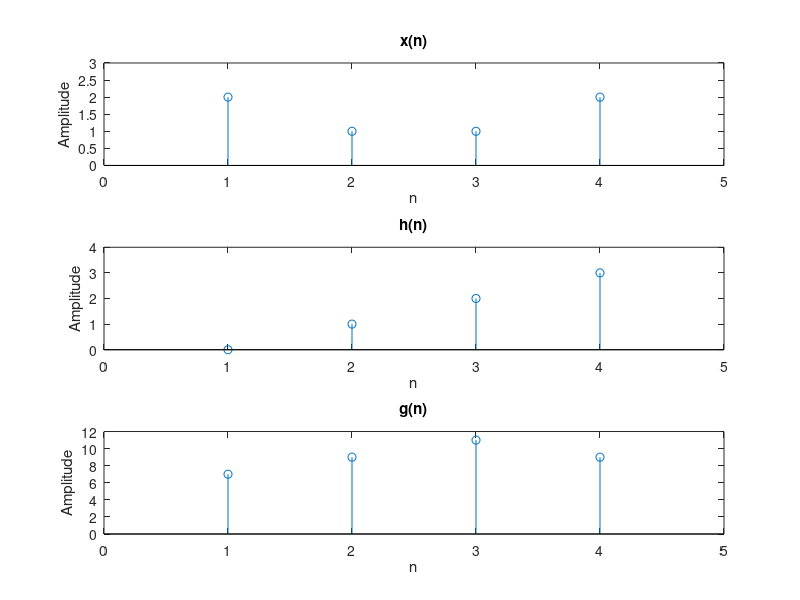

Source code (MATLAB):
N=4;
x=[2 1 1 2];
h=[0 1 2 3];
for m=1:N
    g(m)=0;
      for n=1:N
        k = m-n+1;
            if (k<=0)
                k = N+k;
            end
                g(m)=g(m)+(x(n)*h(k));
        end
end
x1=1:1:N;
subplot(3,1,1);
stem(x1,x);
title('x(n)');
xlabel('n');
ylabel('Amplitude');
axis([0 5 0 3]);
subplot(3,1,2);
stem(x1,h);
title('h(n)');
xlabel('n');
ylabel('Amplitude');
axis([0 5 0 4]);
subplot(3,1,3);
stem(x1,g);
title('g(n)');
xlabel('n');
ylabel('Amplitude');
axis([0 5 0 12]);
